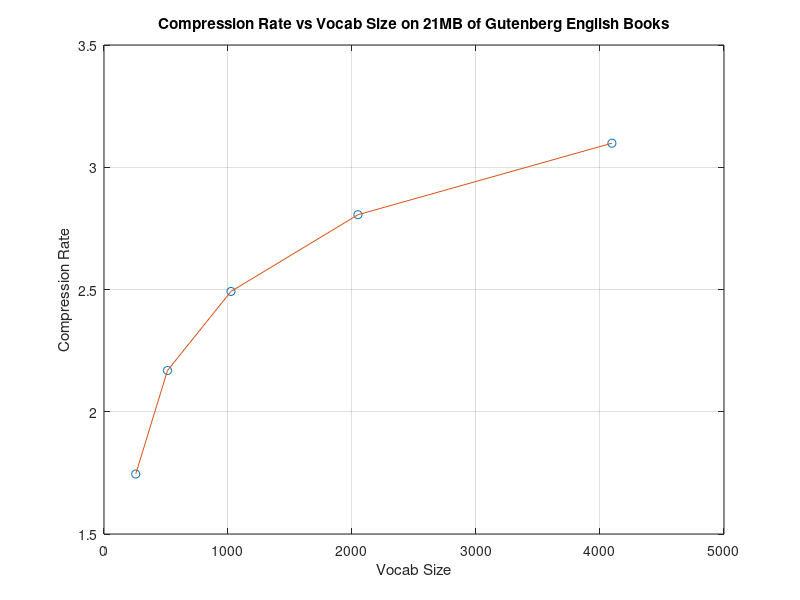

Write the MATLAB code that produced this figure.
% This file plots the compression rate achieved when tokenizing 
% a subset of Gutenberg English books into different vocabulary sizes.
% The tokenizer Hugging Face's BPE (ByteLevel) tokenizer, trained on
% roughly 18GB of Gutenberg English books.

x=[256,512,1024,2048,4096];
y=21497466./[12316832, 19825009/2, 17252937/2,15323093/2,13876501/2];
plot(x,y,'o');
hold on;
plot(x,y);
hold off;
grid on; 
xlabel('Vocab Size');
ylabel('Compression Rate');
title('Compression Rate vs Vocab Size on 21MB of Gutenberg English Books');


